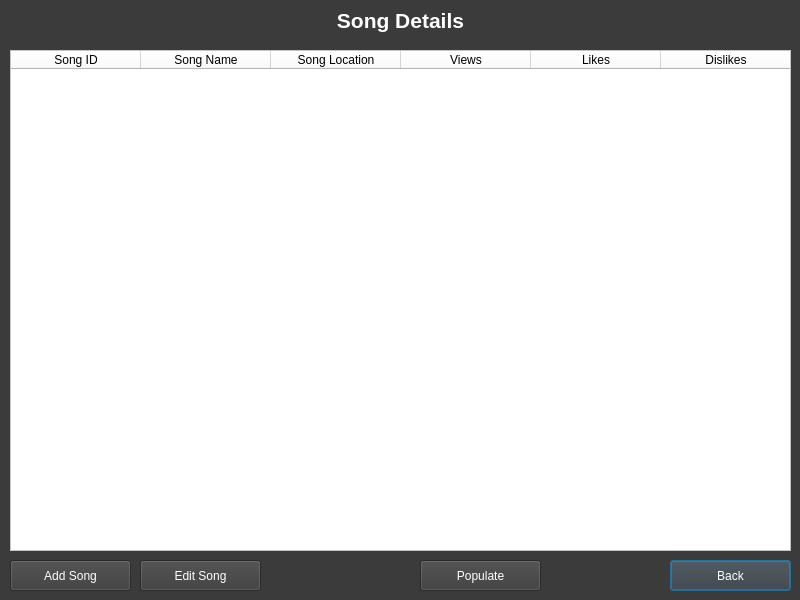
<?xml version="1.0" encoding="UTF-8"?>
<ui version="4.0">
 <class>songdetails</class>
 <widget class="QDialog" name="songdetails">
  <property name="geometry">
   <rect>
    <x>0</x>
    <y>0</y>
    <width>800</width>
    <height>600</height>
   </rect>
  </property>
  <property name="palette">
   <palette>
    <active>
     <colorrole role="WindowText">
      <brush brushstyle="SolidPattern">
       <color alpha="255">
        <red>255</red>
        <green>255</green>
        <blue>255</blue>
       </color>
      </brush>
     </colorrole>
     <colorrole role="Button">
      <brush brushstyle="SolidPattern">
       <color alpha="255">
        <red>59</red>
        <green>59</green>
        <blue>59</blue>
       </color>
      </brush>
     </colorrole>
     <colorrole role="Light">
      <brush brushstyle="SolidPattern">
       <color alpha="255">
        <red>88</red>
        <green>88</green>
        <blue>88</blue>
       </color>
      </brush>
     </colorrole>
     <colorrole role="Midlight">
      <brush brushstyle="SolidPattern">
       <color alpha="255">
        <red>73</red>
        <green>73</green>
        <blue>73</blue>
       </color>
      </brush>
     </colorrole>
     <colorrole role="Dark">
      <brush brushstyle="SolidPattern">
       <color alpha="255">
        <red>29</red>
        <green>29</green>
        <blue>29</blue>
       </color>
      </brush>
     </colorrole>
     <colorrole role="Mid">
      <brush brushstyle="SolidPattern">
       <color alpha="255">
        <red>39</red>
        <green>39</green>
        <blue>39</blue>
       </color>
      </brush>
     </colorrole>
     <colorrole role="Text">
      <brush brushstyle="SolidPattern">
       <color alpha="255">
        <red>255</red>
        <green>255</green>
        <blue>255</blue>
       </color>
      </brush>
     </colorrole>
     <colorrole role="BrightText">
      <brush brushstyle="SolidPattern">
       <color alpha="255">
        <red>255</red>
        <green>255</green>
        <blue>255</blue>
       </color>
      </brush>
     </colorrole>
     <colorrole role="ButtonText">
      <brush brushstyle="SolidPattern">
       <color alpha="255">
        <red>255</red>
        <green>255</green>
        <blue>255</blue>
       </color>
      </brush>
     </colorrole>
     <colorrole role="Base">
      <brush brushstyle="SolidPattern">
       <color alpha="255">
        <red>0</red>
        <green>0</green>
        <blue>0</blue>
       </color>
      </brush>
     </colorrole>
     <colorrole role="Window">
      <brush brushstyle="SolidPattern">
       <color alpha="255">
        <red>59</red>
        <green>59</green>
        <blue>59</blue>
       </color>
      </brush>
     </colorrole>
     <colorrole role="Shadow">
      <brush brushstyle="SolidPattern">
       <color alpha="255">
        <red>0</red>
        <green>0</green>
        <blue>0</blue>
       </color>
      </brush>
     </colorrole>
     <colorrole role="AlternateBase">
      <brush brushstyle="SolidPattern">
       <color alpha="255">
        <red>29</red>
        <green>29</green>
        <blue>29</blue>
       </color>
      </brush>
     </colorrole>
     <colorrole role="ToolTipBase">
      <brush brushstyle="SolidPattern">
       <color alpha="255">
        <red>255</red>
        <green>255</green>
        <blue>220</blue>
       </color>
      </brush>
     </colorrole>
     <colorrole role="ToolTipText">
      <brush brushstyle="SolidPattern">
       <color alpha="255">
        <red>0</red>
        <green>0</green>
        <blue>0</blue>
       </color>
      </brush>
     </colorrole>
    </active>
    <inactive>
     <colorrole role="WindowText">
      <brush brushstyle="SolidPattern">
       <color alpha="255">
        <red>255</red>
        <green>255</green>
        <blue>255</blue>
       </color>
      </brush>
     </colorrole>
     <colorrole role="Button">
      <brush brushstyle="SolidPattern">
       <color alpha="255">
        <red>59</red>
        <green>59</green>
        <blue>59</blue>
       </color>
      </brush>
     </colorrole>
     <colorrole role="Light">
      <brush brushstyle="SolidPattern">
       <color alpha="255">
        <red>88</red>
        <green>88</green>
        <blue>88</blue>
       </color>
      </brush>
     </colorrole>
     <colorrole role="Midlight">
      <brush brushstyle="SolidPattern">
       <color alpha="255">
        <red>73</red>
        <green>73</green>
        <blue>73</blue>
       </color>
      </brush>
     </colorrole>
     <colorrole role="Dark">
      <brush brushstyle="SolidPattern">
       <color alpha="255">
        <red>29</red>
        <green>29</green>
        <blue>29</blue>
       </color>
      </brush>
     </colorrole>
     <colorrole role="Mid">
      <brush brushstyle="SolidPattern">
       <color alpha="255">
        <red>39</red>
        <green>39</green>
        <blue>39</blue>
       </color>
      </brush>
     </colorrole>
     <colorrole role="Text">
      <brush brushstyle="SolidPattern">
       <color alpha="255">
        <red>255</red>
        <green>255</green>
        <blue>255</blue>
       </color>
      </brush>
     </colorrole>
     <colorrole role="BrightText">
      <brush brushstyle="SolidPattern">
       <color alpha="255">
        <red>255</red>
        <green>255</green>
        <blue>255</blue>
       </color>
      </brush>
     </colorrole>
     <colorrole role="ButtonText">
      <brush brushstyle="SolidPattern">
       <color alpha="255">
        <red>255</red>
        <green>255</green>
        <blue>255</blue>
       </color>
      </brush>
     </colorrole>
     <colorrole role="Base">
      <brush brushstyle="SolidPattern">
       <color alpha="255">
        <red>0</red>
        <green>0</green>
        <blue>0</blue>
       </color>
      </brush>
     </colorrole>
     <colorrole role="Window">
      <brush brushstyle="SolidPattern">
       <color alpha="255">
        <red>59</red>
        <green>59</green>
        <blue>59</blue>
       </color>
      </brush>
     </colorrole>
     <colorrole role="Shadow">
      <brush brushstyle="SolidPattern">
       <color alpha="255">
        <red>0</red>
        <green>0</green>
        <blue>0</blue>
       </color>
      </brush>
     </colorrole>
     <colorrole role="AlternateBase">
      <brush brushstyle="SolidPattern">
       <color alpha="255">
        <red>29</red>
        <green>29</green>
        <blue>29</blue>
       </color>
      </brush>
     </colorrole>
     <colorrole role="ToolTipBase">
      <brush brushstyle="SolidPattern">
       <color alpha="255">
        <red>255</red>
        <green>255</green>
        <blue>220</blue>
       </color>
      </brush>
     </colorrole>
     <colorrole role="ToolTipText">
      <brush brushstyle="SolidPattern">
       <color alpha="255">
        <red>0</red>
        <green>0</green>
        <blue>0</blue>
       </color>
      </brush>
     </colorrole>
    </inactive>
    <disabled>
     <colorrole role="WindowText">
      <brush brushstyle="SolidPattern">
       <color alpha="255">
        <red>29</red>
        <green>29</green>
        <blue>29</blue>
       </color>
      </brush>
     </colorrole>
     <colorrole role="Button">
      <brush brushstyle="SolidPattern">
       <color alpha="255">
        <red>59</red>
        <green>59</green>
        <blue>59</blue>
       </color>
      </brush>
     </colorrole>
     <colorrole role="Light">
      <brush brushstyle="SolidPattern">
       <color alpha="255">
        <red>88</red>
        <green>88</green>
        <blue>88</blue>
       </color>
      </brush>
     </colorrole>
     <colorrole role="Midlight">
      <brush brushstyle="SolidPattern">
       <color alpha="255">
        <red>73</red>
        <green>73</green>
        <blue>73</blue>
       </color>
      </brush>
     </colorrole>
     <colorrole role="Dark">
      <brush brushstyle="SolidPattern">
       <color alpha="255">
        <red>29</red>
        <green>29</green>
        <blue>29</blue>
       </color>
      </brush>
     </colorrole>
     <colorrole role="Mid">
      <brush brushstyle="SolidPattern">
       <color alpha="255">
        <red>39</red>
        <green>39</green>
        <blue>39</blue>
       </color>
      </brush>
     </colorrole>
     <colorrole role="Text">
      <brush brushstyle="SolidPattern">
       <color alpha="255">
        <red>29</red>
        <green>29</green>
        <blue>29</blue>
       </color>
      </brush>
     </colorrole>
     <colorrole role="BrightText">
      <brush brushstyle="SolidPattern">
       <color alpha="255">
        <red>255</red>
        <green>255</green>
        <blue>255</blue>
       </color>
      </brush>
     </colorrole>
     <colorrole role="ButtonText">
      <brush brushstyle="SolidPattern">
       <color alpha="255">
        <red>29</red>
        <green>29</green>
        <blue>29</blue>
       </color>
      </brush>
     </colorrole>
     <colorrole role="Base">
      <brush brushstyle="SolidPattern">
       <color alpha="255">
        <red>59</red>
        <green>59</green>
        <blue>59</blue>
       </color>
      </brush>
     </colorrole>
     <colorrole role="Window">
      <brush brushstyle="SolidPattern">
       <color alpha="255">
        <red>59</red>
        <green>59</green>
        <blue>59</blue>
       </color>
      </brush>
     </colorrole>
     <colorrole role="Shadow">
      <brush brushstyle="SolidPattern">
       <color alpha="255">
        <red>0</red>
        <green>0</green>
        <blue>0</blue>
       </color>
      </brush>
     </colorrole>
     <colorrole role="AlternateBase">
      <brush brushstyle="SolidPattern">
       <color alpha="255">
        <red>59</red>
        <green>59</green>
        <blue>59</blue>
       </color>
      </brush>
     </colorrole>
     <colorrole role="ToolTipBase">
      <brush brushstyle="SolidPattern">
       <color alpha="255">
        <red>255</red>
        <green>255</green>
        <blue>220</blue>
       </color>
      </brush>
     </colorrole>
     <colorrole role="ToolTipText">
      <brush brushstyle="SolidPattern">
       <color alpha="255">
        <red>0</red>
        <green>0</green>
        <blue>0</blue>
       </color>
      </brush>
     </colorrole>
    </disabled>
   </palette>
  </property>
  <property name="windowTitle">
   <string>Song Details</string>
  </property>
  <widget class="QLabel" name="label">
   <property name="geometry">
    <rect>
     <x>0</x>
     <y>0</y>
     <width>801</width>
     <height>41</height>
    </rect>
   </property>
   <property name="text">
    <string>&lt;html&gt;&lt;head/&gt;&lt;body&gt;&lt;p align=&quot;center&quot;&gt;&lt;span style=&quot; font-size:16pt; font-weight:600;&quot;&gt;Song Details&lt;/span&gt;&lt;/p&gt;&lt;/body&gt;&lt;/html&gt;</string>
   </property>
  </widget>
  <widget class="QTableWidget" name="songtable">
   <property name="geometry">
    <rect>
     <x>10</x>
     <y>50</y>
     <width>781</width>
     <height>501</height>
    </rect>
   </property>
   <property name="palette">
    <palette>
     <active>
      <colorrole role="WindowText">
       <brush brushstyle="SolidPattern">
        <color alpha="255">
         <red>0</red>
         <green>0</green>
         <blue>0</blue>
        </color>
       </brush>
      </colorrole>
      <colorrole role="Button">
       <brush brushstyle="SolidPattern">
        <color alpha="255">
         <red>255</red>
         <green>255</green>
         <blue>255</blue>
        </color>
       </brush>
      </colorrole>
      <colorrole role="Light">
       <brush brushstyle="SolidPattern">
        <color alpha="255">
         <red>255</red>
         <green>255</green>
         <blue>255</blue>
        </color>
       </brush>
      </colorrole>
      <colorrole role="Midlight">
       <brush brushstyle="SolidPattern">
        <color alpha="255">
         <red>255</red>
         <green>255</green>
         <blue>255</blue>
        </color>
       </brush>
      </colorrole>
      <colorrole role="Dark">
       <brush brushstyle="SolidPattern">
        <color alpha="255">
         <red>127</red>
         <green>127</green>
         <blue>127</blue>
        </color>
       </brush>
      </colorrole>
      <colorrole role="Mid">
       <brush brushstyle="SolidPattern">
        <color alpha="255">
         <red>170</red>
         <green>170</green>
         <blue>170</blue>
        </color>
       </brush>
      </colorrole>
      <colorrole role="Text">
       <brush brushstyle="SolidPattern">
        <color alpha="255">
         <red>0</red>
         <green>0</green>
         <blue>0</blue>
        </color>
       </brush>
      </colorrole>
      <colorrole role="BrightText">
       <brush brushstyle="SolidPattern">
        <color alpha="255">
         <red>255</red>
         <green>255</green>
         <blue>255</blue>
        </color>
       </brush>
      </colorrole>
      <colorrole role="ButtonText">
       <brush brushstyle="SolidPattern">
        <color alpha="255">
         <red>0</red>
         <green>0</green>
         <blue>0</blue>
        </color>
       </brush>
      </colorrole>
      <colorrole role="Base">
       <brush brushstyle="SolidPattern">
        <color alpha="255">
         <red>255</red>
         <green>255</green>
         <blue>255</blue>
        </color>
       </brush>
      </colorrole>
      <colorrole role="Window">
       <brush brushstyle="SolidPattern">
        <color alpha="255">
         <red>255</red>
         <green>255</green>
         <blue>255</blue>
        </color>
       </brush>
      </colorrole>
      <colorrole role="Shadow">
       <brush brushstyle="SolidPattern">
        <color alpha="255">
         <red>0</red>
         <green>0</green>
         <blue>0</blue>
        </color>
       </brush>
      </colorrole>
      <colorrole role="AlternateBase">
       <brush brushstyle="SolidPattern">
        <color alpha="255">
         <red>255</red>
         <green>255</green>
         <blue>255</blue>
        </color>
       </brush>
      </colorrole>
      <colorrole role="ToolTipBase">
       <brush brushstyle="SolidPattern">
        <color alpha="255">
         <red>255</red>
         <green>255</green>
         <blue>220</blue>
        </color>
       </brush>
      </colorrole>
      <colorrole role="ToolTipText">
       <brush brushstyle="SolidPattern">
        <color alpha="255">
         <red>0</red>
         <green>0</green>
         <blue>0</blue>
        </color>
       </brush>
      </colorrole>
     </active>
     <inactive>
      <colorrole role="WindowText">
       <brush brushstyle="SolidPattern">
        <color alpha="255">
         <red>0</red>
         <green>0</green>
         <blue>0</blue>
        </color>
       </brush>
      </colorrole>
      <colorrole role="Button">
       <brush brushstyle="SolidPattern">
        <color alpha="255">
         <red>255</red>
         <green>255</green>
         <blue>255</blue>
        </color>
       </brush>
      </colorrole>
      <colorrole role="Light">
       <brush brushstyle="SolidPattern">
        <color alpha="255">
         <red>255</red>
         <green>255</green>
         <blue>255</blue>
        </color>
       </brush>
      </colorrole>
      <colorrole role="Midlight">
       <brush brushstyle="SolidPattern">
        <color alpha="255">
         <red>255</red>
         <green>255</green>
         <blue>255</blue>
        </color>
       </brush>
      </colorrole>
      <colorrole role="Dark">
       <brush brushstyle="SolidPattern">
        <color alpha="255">
         <red>127</red>
         <green>127</green>
         <blue>127</blue>
        </color>
       </brush>
      </colorrole>
      <colorrole role="Mid">
       <brush brushstyle="SolidPattern">
        <color alpha="255">
         <red>170</red>
         <green>170</green>
         <blue>170</blue>
        </color>
       </brush>
      </colorrole>
      <colorrole role="Text">
       <brush brushstyle="SolidPattern">
        <color alpha="255">
         <red>0</red>
         <green>0</green>
         <blue>0</blue>
        </color>
       </brush>
      </colorrole>
      <colorrole role="BrightText">
       <brush brushstyle="SolidPattern">
        <color alpha="255">
         <red>255</red>
         <green>255</green>
         <blue>255</blue>
        </color>
       </brush>
      </colorrole>
      <colorrole role="ButtonText">
       <brush brushstyle="SolidPattern">
        <color alpha="255">
         <red>0</red>
         <green>0</green>
         <blue>0</blue>
        </color>
       </brush>
      </colorrole>
      <colorrole role="Base">
       <brush brushstyle="SolidPattern">
        <color alpha="255">
         <red>255</red>
         <green>255</green>
         <blue>255</blue>
        </color>
       </brush>
      </colorrole>
      <colorrole role="Window">
       <brush brushstyle="SolidPattern">
        <color alpha="255">
         <red>255</red>
         <green>255</green>
         <blue>255</blue>
        </color>
       </brush>
      </colorrole>
      <colorrole role="Shadow">
       <brush brushstyle="SolidPattern">
        <color alpha="255">
         <red>0</red>
         <green>0</green>
         <blue>0</blue>
        </color>
       </brush>
      </colorrole>
      <colorrole role="AlternateBase">
       <brush brushstyle="SolidPattern">
        <color alpha="255">
         <red>255</red>
         <green>255</green>
         <blue>255</blue>
        </color>
       </brush>
      </colorrole>
      <colorrole role="ToolTipBase">
       <brush brushstyle="SolidPattern">
        <color alpha="255">
         <red>255</red>
         <green>255</green>
         <blue>220</blue>
        </color>
       </brush>
      </colorrole>
      <colorrole role="ToolTipText">
       <brush brushstyle="SolidPattern">
        <color alpha="255">
         <red>0</red>
         <green>0</green>
         <blue>0</blue>
        </color>
       </brush>
      </colorrole>
     </inactive>
     <disabled>
      <colorrole role="WindowText">
       <brush brushstyle="SolidPattern">
        <color alpha="255">
         <red>127</red>
         <green>127</green>
         <blue>127</blue>
        </color>
       </brush>
      </colorrole>
      <colorrole role="Button">
       <brush brushstyle="SolidPattern">
        <color alpha="255">
         <red>255</red>
         <green>255</green>
         <blue>255</blue>
        </color>
       </brush>
      </colorrole>
      <colorrole role="Light">
       <brush brushstyle="SolidPattern">
        <color alpha="255">
         <red>255</red>
         <green>255</green>
         <blue>255</blue>
        </color>
       </brush>
      </colorrole>
      <colorrole role="Midlight">
       <brush brushstyle="SolidPattern">
        <color alpha="255">
         <red>255</red>
         <green>255</green>
         <blue>255</blue>
        </color>
       </brush>
      </colorrole>
      <colorrole role="Dark">
       <brush brushstyle="SolidPattern">
        <color alpha="255">
         <red>127</red>
         <green>127</green>
         <blue>127</blue>
        </color>
       </brush>
      </colorrole>
      <colorrole role="Mid">
       <brush brushstyle="SolidPattern">
        <color alpha="255">
         <red>170</red>
         <green>170</green>
         <blue>170</blue>
        </color>
       </brush>
      </colorrole>
      <colorrole role="Text">
       <brush brushstyle="SolidPattern">
        <color alpha="255">
         <red>127</red>
         <green>127</green>
         <blue>127</blue>
        </color>
       </brush>
      </colorrole>
      <colorrole role="BrightText">
       <brush brushstyle="SolidPattern">
        <color alpha="255">
         <red>255</red>
         <green>255</green>
         <blue>255</blue>
        </color>
       </brush>
      </colorrole>
      <colorrole role="ButtonText">
       <brush brushstyle="SolidPattern">
        <color alpha="255">
         <red>127</red>
         <green>127</green>
         <blue>127</blue>
        </color>
       </brush>
      </colorrole>
      <colorrole role="Base">
       <brush brushstyle="SolidPattern">
        <color alpha="255">
         <red>255</red>
         <green>255</green>
         <blue>255</blue>
        </color>
       </brush>
      </colorrole>
      <colorrole role="Window">
       <brush brushstyle="SolidPattern">
        <color alpha="255">
         <red>255</red>
         <green>255</green>
         <blue>255</blue>
        </color>
       </brush>
      </colorrole>
      <colorrole role="Shadow">
       <brush brushstyle="SolidPattern">
        <color alpha="255">
         <red>0</red>
         <green>0</green>
         <blue>0</blue>
        </color>
       </brush>
      </colorrole>
      <colorrole role="AlternateBase">
       <brush brushstyle="SolidPattern">
        <color alpha="255">
         <red>255</red>
         <green>255</green>
         <blue>255</blue>
        </color>
       </brush>
      </colorrole>
      <colorrole role="ToolTipBase">
       <brush brushstyle="SolidPattern">
        <color alpha="255">
         <red>255</red>
         <green>255</green>
         <blue>220</blue>
        </color>
       </brush>
      </colorrole>
      <colorrole role="ToolTipText">
       <brush brushstyle="SolidPattern">
        <color alpha="255">
         <red>0</red>
         <green>0</green>
         <blue>0</blue>
        </color>
       </brush>
      </colorrole>
     </disabled>
    </palette>
   </property>
   <property name="horizontalScrollBarPolicy">
    <enum>Qt::ScrollBarAlwaysOff</enum>
   </property>
   <property name="autoScrollMargin">
    <number>20</number>
   </property>
   <property name="alternatingRowColors">
    <bool>true</bool>
   </property>
   <attribute name="horizontalHeaderDefaultSectionSize">
    <number>130</number>
   </attribute>
   <column>
    <property name="text">
     <string>Song ID</string>
    </property>
   </column>
   <column>
    <property name="text">
     <string>Song Name</string>
    </property>
   </column>
   <column>
    <property name="text">
     <string>Song Location</string>
    </property>
   </column>
   <column>
    <property name="text">
     <string>Views</string>
    </property>
   </column>
   <column>
    <property name="text">
     <string>Likes</string>
    </property>
   </column>
   <column>
    <property name="text">
     <string>Dislikes</string>
    </property>
   </column>
   <column>
    <property name="text">
     <string>Related 1</string>
    </property>
   </column>
   <column>
    <property name="text">
     <string>Related 2</string>
    </property>
   </column>
   <column>
    <property name="text">
     <string>Related 3</string>
    </property>
   </column>
   <column>
    <property name="text">
     <string>Related 4</string>
    </property>
   </column>
   <column>
    <property name="text">
     <string>Related 5</string>
    </property>
   </column>
   <column>
    <property name="text">
     <string>Related 6</string>
    </property>
   </column>
   <column>
    <property name="text">
     <string>Related 7</string>
    </property>
   </column>
   <column>
    <property name="text">
     <string>Related 8</string>
    </property>
   </column>
   <column>
    <property name="text">
     <string>Related 9</string>
    </property>
   </column>
   <column>
    <property name="text">
     <string>Related 10</string>
    </property>
   </column>
   <column>
    <property name="text">
     <string>Artist</string>
    </property>
   </column>
   <column>
    <property name="text">
     <string>Title</string>
    </property>
   </column>
   <column>
    <property name="text">
     <string>Album</string>
    </property>
   </column>
   <column>
    <property name="text">
     <string>Genre</string>
    </property>
   </column>
  </widget>
  <widget class="QPushButton" name="backbutton">
   <property name="geometry">
    <rect>
     <x>670</x>
     <y>560</y>
     <width>121</width>
     <height>31</height>
    </rect>
   </property>
   <property name="styleSheet">
    <string notr="true">font: 14pt &quot;Verdana&quot;;</string>
   </property>
   <property name="text">
    <string>Back</string>
   </property>
  </widget>
  <widget class="QPushButton" name="addbutton">
   <property name="geometry">
    <rect>
     <x>10</x>
     <y>560</y>
     <width>121</width>
     <height>31</height>
    </rect>
   </property>
   <property name="styleSheet">
    <string notr="true">font: 14pt &quot;Verdana&quot;;</string>
   </property>
   <property name="text">
    <string>Add Song</string>
   </property>
  </widget>
  <widget class="QPushButton" name="editbutton">
   <property name="geometry">
    <rect>
     <x>140</x>
     <y>560</y>
     <width>121</width>
     <height>31</height>
    </rect>
   </property>
   <property name="styleSheet">
    <string notr="true">font: 14pt &quot;Verdana&quot;;</string>
   </property>
   <property name="text">
    <string>Edit Song</string>
   </property>
  </widget>
  <widget class="QPushButton" name="populatebutton">
   <property name="geometry">
    <rect>
     <x>420</x>
     <y>560</y>
     <width>121</width>
     <height>31</height>
    </rect>
   </property>
   <property name="styleSheet">
    <string notr="true">font: 14pt &quot;Verdana&quot;;</string>
   </property>
   <property name="text">
    <string>Populate</string>
   </property>
  </widget>
 </widget>
 <resources/>
 <connections>
  <connection>
   <sender>addbutton</sender>
   <signal>clicked()</signal>
   <receiver>songdetails</receiver>
   <slot>add()</slot>
   <hints>
    <hint type="sourcelabel">
     <x>92</x>
     <y>586</y>
    </hint>
    <hint type="destinationlabel">
     <x>329</x>
     <y>569</y>
    </hint>
   </hints>
  </connection>
  <connection>
   <sender>editbutton</sender>
   <signal>clicked()</signal>
   <receiver>songdetails</receiver>
   <slot>edit()</slot>
   <hints>
    <hint type="sourcelabel">
     <x>194</x>
     <y>566</y>
    </hint>
    <hint type="destinationlabel">
     <x>400</x>
     <y>566</y>
    </hint>
   </hints>
  </connection>
  <connection>
   <sender>backbutton</sender>
   <signal>clicked()</signal>
   <receiver>songdetails</receiver>
   <slot>back()</slot>
   <hints>
    <hint type="sourcelabel">
     <x>707</x>
     <y>571</y>
    </hint>
    <hint type="destinationlabel">
     <x>615</x>
     <y>564</y>
    </hint>
   </hints>
  </connection>
  <connection>
   <sender>populatebutton</sender>
   <signal>clicked()</signal>
   <receiver>songdetails</receiver>
   <slot>populate()</slot>
   <hints>
    <hint type="sourcelabel">
     <x>531</x>
     <y>577</y>
    </hint>
    <hint type="destinationlabel">
     <x>566</x>
     <y>575</y>
    </hint>
   </hints>
  </connection>
 </connections>
 <slots>
  <slot>add()</slot>
  <slot>edit()</slot>
  <slot>back()</slot>
  <slot>populate()</slot>
 </slots>
</ui>
